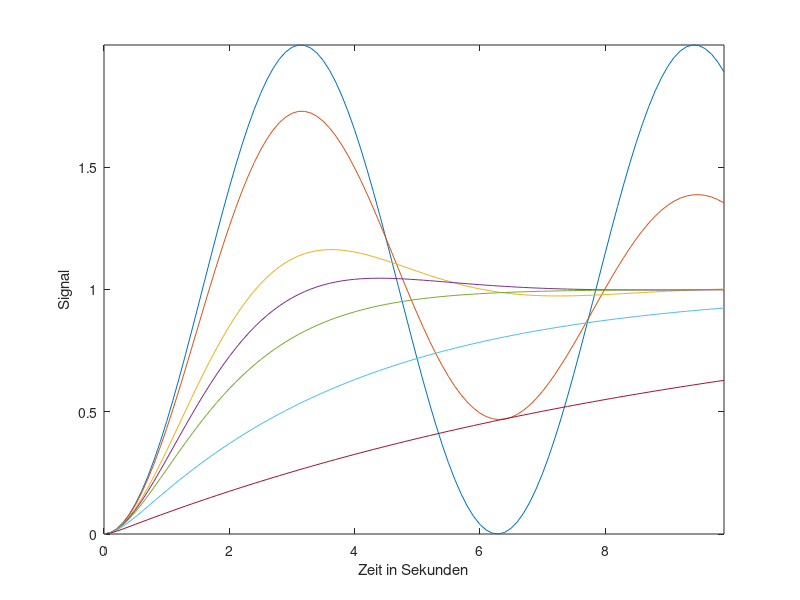

Source code (MATLAB): (Note: this script raises an error after producing the figure.)
% Regelunstechnik 1
% Labor 1
% Vorbereitungsaufgabe 3
% (C) 2020 W.Bradfisch
% Hochschule Esslingen
%
%a)
T = 1;
D = [0, 0.1, 0.5, 0.7, 1, 2, 5];    %Verschiedene Dämpfungen
kt = 0:0.1:(10-0.1);
y = zeros(length(kt),length(D));

for i = 1:length(D)
    G = tf([1],[T^2 2*D(i)*T 1]);   %PT2-Glied bei verschiedenen Däpfungen
    y(:,i) = step(G, kt);           %Sprungantwort der einzelnen PT2-Gliedern
end;

figure;                             %Ausgabe der Sprungantworten in einem Diagramm
plot(kt,y);
axis tight;
xlabel('Zeit in Sekunden');
ylabel('Signal');
legend('D=' + string(D),'Location','EastOutside');

%b)
D = 0.1:0.1:2;                      %Verschiedene Dämpfungen
a = zeros(length(D),1);             %Überschwingweite a
Tan = zeros(length(D),1);           %Anregelzeit Tan
Taus = zeros(length(D),1);          %Ausregelzeit Taus
for i = 1:length(D)
    G = tf([1],[T^2 2*D(i)*T 1]);   %PT2-Glied bei verschiedenen Däpfungen
    y = step(G, kt);                %Sprungantwort der einzelnen PT2-Gliedern
    [a(i),Tan(i),Taus(i)] = Analyse(y,kt,0.05);     %Analyse der Sprungantwort
end;

figure;                             %Ausgabe der Überschwingweite in Abhängigkeit der Dämpfung
plot(D,a);
axis tight;
xlabel('Dämpfung');
ylabel('Überschwingweite');
title('a(D)');

%c)
figure;                             %Ausgabe der Anregel- und Ausregelzeit in Abhängigkeit der Dämpfung
plot(D,Tan,D,Taus);
legend({'Tan','Taus'},'Location','EastOutside');
axis tight;
xlabel('Dämpfung');
ylabel('Überschwingweite');
title('Tan und Taus');

%d)
D = [0.1, 0.5, 0.7, 1, 2, 5];       %Verschiedene Dämpfungen
for i = 1:length(D)
    G = tf([1],[T^2 2*D(i)*T 1]);   %PT2-Glied bei verschiedenen Däpfungen
    bode(G,kt);                     %Bode-Diagramm der verschiedenen PT2-Glieder
    hold on;
end;
legend('D=' + string(D))

%e)
D = 0.1:0.1:2;                      %Verschiedene Dämpfungen
wR = zeros(length(D),1);            %Kreisfrequenz
AR = zeros(length(D),1);            %relative Resonanzüberhöhung
for i = 1:length(D)
    G = tf([1],[T^2 2*D(i)*T 1]);   %PT2-Glied bei verschiedenen Däpfungen
    [b,p,w] = bode(G, kt);          %Betrag, Phase und Kreisfrequenz
    [AR(i),wR(i)] = analyseFrequenzgang(b,w);   %berechnung der relativen Resonanüberhöhung und der dazugehörigen Kreisfrequenz
end;

figure;
plot(D,AR,D,wR);                    %Ausgabe der relative Resonanzüberhöhung und Kreisfrequenz in Abhängigkeit der Dämpfung
legend({'AR','wR'},'Location','EastOutside');
axis tight;
xlabel('Dämpfung');
title('AR und wR');


